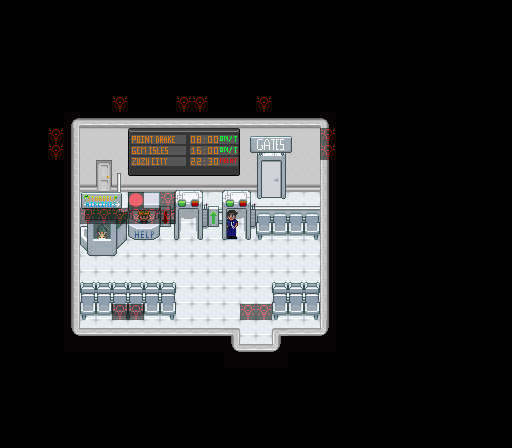

Below is a game level as drawn by its tile map, then a one-line description and the .tmx that defines it (tile-layer data replaced by summaries):
An orthogonal 32x28 tile map with 16x16 px tiles, 6 tile layers (Back, Back1, Buildings, Paths, ...), 12 tilesets and 3 objects (3x TileData).

<map version="1.5" tiledversion="1.7.2" orientation="orthogonal" renderorder="right-down" width="32" height="28" tilewidth="16" tileheight="16" infinite="0" nextlayerid="15" nextobjectid="47">
 <properties>
  <property name="AmbientLight" value="75 75 75" />
  <property name="LocationContext" value="ZuzuResort" />
  <property name="Music" value="jojaOfficeSoundscape" />
  <property name="Warp" value="15 21 Custom_DTZ_ResortSouth 24 18 16 21 Custom_DTZ_ResortSouth 24 18" />
 </properties>
 <tileset firstgid="1" name="Paths" tilewidth="16" tileheight="16" tilecount="36" columns="4">
  <image source="paths.png" width="64" height="144" />
 </tileset>
 <tileset firstgid="37" name="untitled tile sheet" tilewidth="16" tileheight="16" tilecount="2176" columns="32">
  <image source="townInterior.png" width="512" height="1088" />
  <tile id="1889">
   <properties>
    <property name="Type" value="Stone" />
   </properties>
  </tile>
 </tileset>
 <tileset firstgid="2213" name="samshowtiles" tilewidth="16" tileheight="16" tilecount="140" columns="10">
  <image source="samshowtiles.png" width="160" height="224" />
 </tileset>
 <tileset firstgid="2353" name="spring_extra3" tilewidth="16" tileheight="16" tilecount="10000" columns="100">
  <image source="spring_extra3.png" width="1600" height="1600" />
 </tileset>
 <tileset firstgid="12353" name="cameos" tilewidth="16" tileheight="16" tilecount="15625" columns="125">
  <image source="cameos.png" width="2000" height="2000" />
 </tileset>
 <tileset firstgid="27978" name="JojaEnergyWashroom" tilewidth="16" tileheight="16" tilecount="63" columns="9">
  <image source="JojaEnergyWashroom.png" width="144" height="112" />
 </tileset>
 <tileset firstgid="28041" name="JojaEnergy" tilewidth="16" tileheight="16" tilecount="640" columns="32">
  <image source="spring_JojaEnergy.png" width="512" height="320" />
 </tileset>
 <tileset firstgid="28681" name="JojaEnergyInterior" tilewidth="16" tileheight="16" tilecount="345" columns="23">
  <image source="JojaEnergyInterior.png" width="368" height="240" />
 </tileset>
 <tileset firstgid="29026" name="DoorToRight.png" tilewidth="16" tileheight="16" tilecount="64" columns="8">
  <image source="DoorToRight.png" width="128" height="128" />
 </tileset>
 <tileset firstgid="29090" name="JojaEnergyInterior" tilewidth="16" tileheight="16" tilecount="345" columns="23">
  <image source="JojaEnergyInterior.png" width="368" height="240" />
 </tileset>
 <tileset firstgid="29435" name="wallandwindowsextras" tilewidth="16" tileheight="16" tilecount="1280" columns="40">
  <image source="wallandwindowsextras.png" width="640" height="512" />
 </tileset>
 <tileset firstgid="30715" name="furniture" tilewidth="16" tileheight="16" tilecount="2976" columns="32">
  <image source="furniture.png" width="512" height="1488" />
 </tileset>
 <layer id="1" name="Back" width="32" height="28">
  <data>[896 cells, 197 non-empty, 5 distinct tile ids]</data>
 </layer>
 <objectgroup id="2" name="Back" />
 <layer id="14" name="Back1" width="32" height="28">
  <properties>
   <property name="DrawAbove" value="Back" />
  </properties>
  <data>[896 cells, 19 non-empty, 10 distinct tile ids]</data>
 </layer>
 <objectgroup id="13" name="Back1" />
 <layer id="3" name="Buildings" width="32" height="28">
  <data>[896 cells, 140 non-empty, 69 distinct tile ids]</data>
 </layer>
 <objectgroup id="4" name="Buildings">
  <object id="44" name="TileData" x="96" y="240" width="16" height="16">
   <properties>
    <property name="Action" value="FlyHome" />
   </properties>
  </object>
  <object id="45" name="TileData" x="128" y="224" width="16" height="16">
   <properties>
    <property name="Action" value="Message &quot;DTZ.Airport.2&quot;" />
   </properties>
  </object>
  <object id="46" name="TileData" x="224" y="224" width="16" height="16">
   <properties>
    <property name="Action" value="Message &quot;DTZ.Airport.3&quot;" />
   </properties>
  </object>
 </objectgroup>
 <layer id="5" name="Paths" width="32" height="28">
  <data>[896 cells, 20 non-empty, 2 distinct tile ids]</data>
 </layer>
 <objectgroup id="6" name="Paths" />
 <layer id="7" name="Front" width="32" height="28">
  <data>[896 cells, 36 non-empty, 24 distinct tile ids]</data>
 </layer>
 <objectgroup id="8" name="Front" />
 <layer id="9" name="AlwaysFront" width="32" height="28">
  <data>[896 cells, 31 non-empty, 28 distinct tile ids]</data>
 </layer>
 <objectgroup id="10" name="AlwaysFront" />
</map>
